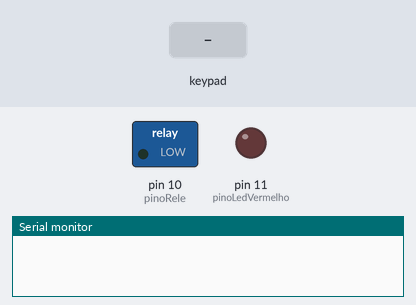
Simulated run of this sketch. Board: Arduino Uno, built with avr-gcc and run on an emulated ATmega328P. On the bench: switched loads named in the sketch (green lamp = pin HIGH), output pins drawn as LEDs (lit = HIGH), the last lines printed to the serial monitor. Dashed ring = blinking. The inputs (shaded band) are chosen by the test bench.

Above: at 1.2 s.
1.3 s: key 'C' pressed
At 1.51 s:
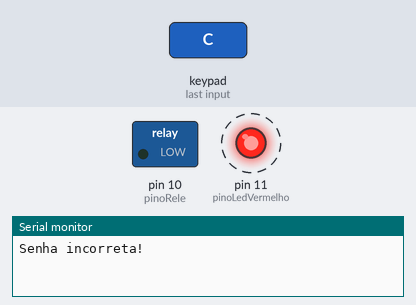
4.3 s: keypad keys 1 9 6 7 pressed 0.4 s apart
7.4 s: key 'C' pressed
At 8.3 s:
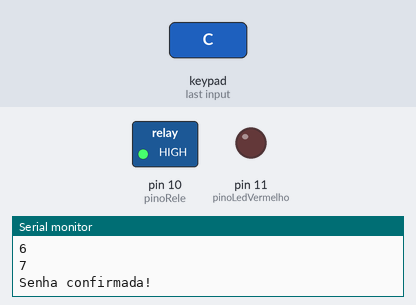
10.4 s: keypad keys 1 9 6 7 # pressed 0.4 s apart
13.9 s: key 'A' pressed
15.4 s: keypad keys 1 9 6 7 * pressed 0.4 s apart
Timing chart, 0 to 18.4 s (numbered marks = the images above; inputs shaded):
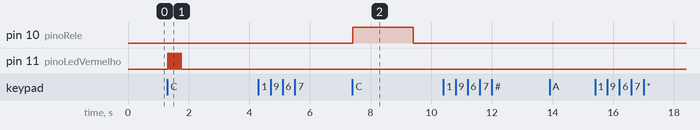

The sketch:

tecladoMatricial.ino
```cpp
#include <Password.h> // Biblioteca utilizada para controle de senha
#include <Keypad.h> // Biblioteca para controle do teclado de matrizes

const byte LINHAS = 4; // Linhas do teclado
const byte COLUNAS = 4; // Colunas do teclado
const int pinoRele = 10;
const int pinoLedVermelho = 11;

Password senha = Password( "1967" ); // Senha utilizada para liberacao

const char TECLAS_MATRIZ[LINHAS][COLUNAS] = { // Matriz de caracteres (mapeamento do teclado)
  {'1', '2', '3', 'A'},
  {'4', '5', '6', 'B'},
  {'7', '8', '9', 'C'},
  {'*', '0', '#', 'D'}
};

const byte PINOS_LINHAS[LINHAS] = {9, 8, 7, 6}; // Pinos de conexao com as linhas do teclado
const byte PINOS_COLUNAS[COLUNAS] = {5, 4, 3, 2}; // Pinos de conexao com as colunas do teclado

Keypad teclado_personalizado = Keypad(makeKeymap(TECLAS_MATRIZ), PINOS_LINHAS, PINOS_COLUNAS, LINHAS, COLUNAS); // Inicia teclado

void setup() {

  Serial.begin(9600); // Inicializa serial monitor


  pinMode(pinoLedVermelho, OUTPUT);
  pinMode(pinoRele, OUTPUT);

  digitalWrite(pinoLedVermelho, LOW);
  digitalWrite(pinoRele, LOW);
}

void loop() {

  char leitura_teclas = teclado_personalizado.getKey(); // Atribui a variavel a leitura do teclado

  if(leitura_teclas){ // Se alguma tecla foi pressionada

    if(leitura_teclas == 'C'){ // Se a tecla 'C' foi pressionada

      if(senha.evaluate()){ // Verifica se a senha digitada esta correta

        Serial.println("Senha confirmada!"); // Exibe a mensagem que a senha esta correta
        digitalWrite(pinoRele, HIGH);
        delay(2000);
        digitalWrite(pinoRele, LOW);

      } else { // Caso a senha esteja incorreta

        Serial.println("Senha incorreta!"); // Exibe a mensagem que a senha esta errada
        for(int i = 0; i < 5; i++){ // Pisca o LED 5 vezes rapidamente
          digitalWrite(pinoLedVermelho, HIGH);
          delay(50);
          digitalWrite(pinoLedVermelho, LOW);
          delay(50);

        }
      }

      senha.reset(); // Limpa a variavel senha

    } else { // Caso outra tecla tenha sido pressionada

      Serial.println(leitura_teclas); // Exibe a tecla pressionada
      senha.append(leitura_teclas); // Salva o valor da tecla pressionada na variavel senha

    }
  }

}
```

Measured:
- after the input at 1.3 s, pin 11 (pinoLedVermelho): alternates HIGH for 0.05 s and LOW for 0.05 s, 10 changes in all, then stays LOW, starting at once
- after the input at 7.4 s, pin 10 (pinoRele): LOW → HIGH at once, → LOW 2.0 s later
